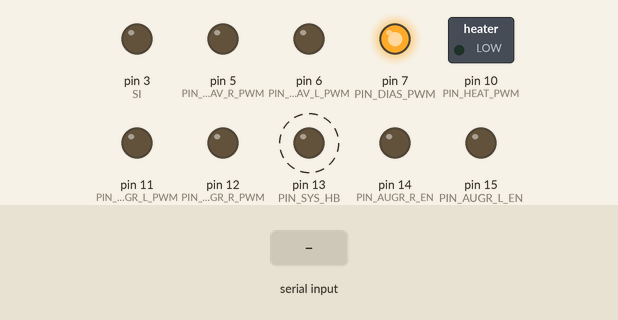
Recording of a sketch running on a simulated Arduino Mega 2560, built with avr-gcc and run on an emulated ATmega2560. Shown: switched loads named in the sketch (green lamp = pin HIGH), output pins drawn as LEDs (lit = HIGH). Dashed ring = blinking. The inputs (shaded band) are chosen by the test bench. Pins used as bus, display or sensor lines are not drawn; what the sketch prints to the serial monitor is not drawn.

Above: at 1.2 s.
1.3 s: "dias 1\n" received over Serial
3.5 s: " \n" received over Serial
5.5 s: "colr_spd\n" received over Serial
Timing chart, 0 to 14.5 s (numbered marks = the images above; inputs shaded):
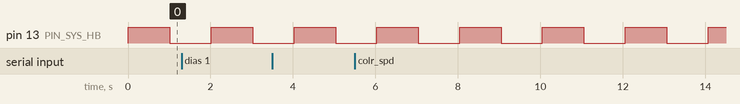

Measured:
- by itself, pin 13 (PIN_SYS_HB): alternates HIGH for 1.0 s and LOW for 1.0 s

The sketch:

recyclo_ard.ino
```cpp
#include "com.h"
#include "coos.h"

#include "augr.h"	// 70
#include "heat.h"	// 40
#include "colr.h"	// 80
#include "pulr.h"	// 10
#include "dias.h"	// 20
#include "trav.h"	// 10
#include "spol.h"	// 10


unsigned long previousMillis = 0;
const long systick_ms = 10;

String command;


void system_start()
{
	trav_start();
}


void system_stop()
{

}


void hb_process()
{
	digitalWrite( PIN_SYS_HB, !digitalRead( PIN_SYS_HB ) );
}


void setup()
{
	pinMode( PIN_SYS_HB, OUTPUT );

	Serial.begin( 115200 );

	coos_init();


	augr_init();
	heat_init();
	colr_init();
	pulr_init();
	dias_init();
	trav_init();
	spol_init();

	coos_task_add( hb_process, 0, 100 );
	coos_task_add( parser_process, 10, 10 );
	//coos_task_add( heat_print_temp, 5, 100 );

	Serial.println( "### system started" );
}


void loop()
{
	unsigned long currentMillis = millis();

	if( currentMillis - previousMillis >= systick_ms )
	{
		previousMillis = currentMillis;
		coos_update();
	}

	coos_dispatch();
}


void parser_process()
{
	if( Serial.available() )
	{
		//Serial.println( "received data" );
		char c = Serial.read();

		if( c == '\n' )
		{
			parser(command);
			command = "";
		}
		else
		{
			command += c;
		}
	}
}


void parser( String com )
{
	String id;
	String val;

	id = com.substring( 0, com.indexOf(" ") );
	val = com.substring( com.indexOf(" ") + 1 );

	if( id.equalsIgnoreCase("dias") )
	{
		//dias_led_set( (uint8_t)val.toInt() );
		Serial.print("rx:dias ");
		Serial.println(val.toInt());
	}
	else if( id.equalsIgnoreCase("trav_spd") )
	{
		trav_set_speed( (uint8_t)val.toInt() );
	}
	else if( id.equalsIgnoreCase("trav_dir") )
	{
		trav_set_direction( (bool)val.toInt() );
	}
	else if( id.equalsIgnoreCase("colr_spd") )
	{
		colr_set_speed( (uint8_t)val.toInt() );
	}
	else
	{
		Serial.println( "non valid command" );
	}
}
```

augr.cpp
```cpp
#include "com.h"

uint8_t augr_speed = 10;
bool augr_direction = DIR_CW;


void augr_init()
{
	pinMode( PIN_AUGR_R_PWM, OUTPUT );
	pinMode( PIN_AUGR_R_EN, OUTPUT );
	pinMode( PIN_AUGR_L_PWM, OUTPUT );
	pinMode( PIN_AUGR_L_EN, OUTPUT );
}


void augr_start()
{
	//analogWrite( PIN_AUGR_PWM, augr_speed );
}


void augr_print_current()
{
	Serial.print( "auger current: " );
	Serial.print( (analogRead(PIN_AUGR_CUR_AIN) / 1024) * 0.00488 );
	Serial.print( " A" );
}


void augr_stop()
{
	//analogWrite( PIN_AUGR_PWM, augr_speed );
}


void augr_set_speed( uint8_t val )
{
	augr_speed = val;
}


void augr_set_direction( bool dir )
{
	augr_direction = dir;
}
```

augr.h
```cpp
#ifndef AUGR_H_
#define AUGR_H_

#include "com.h"

void augr_init();
void augr_start();
void augr_stop();
void augr_set_speed( uint8_t val );
void augr_set_direction( bool dir );
void augr_print_current();


#endif /* AUGR_H_ */
```

colr.cpp
```cpp
#include "com.h"

uint8_t colr_speed = 0;


void colr_init()
{
	pinMode( PIN_COLR_PWM, OUTPUT );
}


void colr_start()
{
	analogWrite( PIN_COLR_PWM, colr_speed );
}


void colr_stop()
{
	analogWrite( PIN_COLR_PWM, 0 );
}


void colr_set_speed( uint8_t speed )
{
	analogWrite( PIN_COLR_PWM, speed );
	Serial.print( "colr speed set to: " );
	Serial.println( speed );
}
```

colr.h
```cpp
#ifndef COLR_H_
#define COLR_H_

#include "com.h"

void colr_init();
void colr_process();
void colr_start();
void colr_stop();
void colr_set_speed( uint8_t speed );


#endif /* COLR_H_ */
```

com.h
```cpp
#ifndef COM_H_
#define COM_H_

#include "stdint.h"
#include "Arduino.h"

#define PIN_SYS_HB 	 	LED_BUILTIN

#define PIN_AUGR_R_PWM	12
#define PIN_AUGR_R_EN	14
#define PIN_AUGR_L_PWM	11
#define PIN_AUGR_L_EN	15
#define PIN_AUGR_CUR_AIN A0

#define PIN_HEAT_PWM 10
#define PIN_HEAT_SDI 50
#define PIN_HEAT_SCS 53
#define PIN_HEAT_SCK 52

#define PIN_COLR_PWM 9

#define PIN_PULR_PWM 8

#define PIN_DIAS_CLK 16
#define PIN_DIAS_SDI 17
#define PIN_DIAS_AIN A1
#define PIN_DIAS_PWM 7

#define PIN_TRAV_L_PWM 6
#define PIN_TRAV_R_PWM 5
#define PIN_TRAV_SW1 19
#define PIN_TRAV_SW2 20

#define PIN_SPOL_PWM 4


#define DIR_CCW 0
#define DIR_CW  1

#endif /* COM_H_ */
```

coos.cpp
```cpp
/******************************************************************************/
/** @file		nl_coos.c
	@date		2015-01-30
    @author		[2013-07-07 DTZ]
*******************************************************************************/
#include "coos.h"

#define COOS_MAX_TASKS			48												// max number of task the COOS should handle (memory size)


typedef struct
{
	void (* pTask)(void);														// pointer to the task
	int32_t countDown;															// delay (ticks) until the function will (next) be run
	int32_t period;																// interval (ticks) between subsequent run
	int32_t run;																	// incremented by the scheduler when task is due to execute
} sTask;

sTask coos_task_array[COOS_MAX_TASKS];											// array for the tasks

volatile int32_t task_overflow = 0;												// signals a task overflow => turn on warning led
volatile int32_t check_task_overflow = 0;
volatile uint8_t sleep = 1;


/******************************************************************************/
/** @brief    	init everything with 0
*******************************************************************************/
void coos_init(void)
{
	uint8_t index;

	for (index = 0; index < COOS_MAX_TASKS; index++)
	{
		coos_task_delete(index);
	}
}


/******************************************************************************/
/** @brief		Function to add tasks to the task list
				- periodic tasks
				- one time tasks
    @param[in]  taskName - name of the task (function) that should be registered
	@param[in]	phase - one time delay in sysTicks to generate a phase (offset)
	@param[in]	period - intervall in sysTicks between repeated execusions of
				the task
				0: execute only once
    @return		taskId - position in the taskArray
				-1: error
*******************************************************************************/
int32_t coos_task_add(void (* task_name)(), uint32_t phase, uint32_t period)
{
	uint8_t index = 0;

	while ((coos_task_array[index].pTask != 0) && (index < COOS_MAX_TASKS))		// check for space in the task array
	{
		index++;
	}

	if (index == COOS_MAX_TASKS)												// is the end of the task list accomplished?
	{
		return -1;																// task list is full: return error
	}

	/* there is a space in the taskArray - add task */
	coos_task_array[index].pTask	 	= task_name;
	coos_task_array[index].countDown = phase+1;
	coos_task_array[index].period 	= period;
	coos_task_array[index].run    	= 0;

	return index;																// so task can be deleted
}


/******************************************************************************/
/** @brief
    @param[in]	taskIndex
    			number of the task (id)
    @return		 0  everything ok
    			-1	error: no task at this location, nothing to delete
*******************************************************************************/
int32_t coos_task_delete(const uint8_t task_index)
{
	if (coos_task_array[task_index].pTask == 0)
	{
		return -1;																// error: no task at this location, nothing to delete
	}
	else
	{
		/* delete task */
		coos_task_array[task_index].pTask  	= 0x0000;
		coos_task_array[task_index].countDown = 0;
		coos_task_array[task_index].period 	= 0;
		coos_task_array[task_index].run 	 	= 0;
		return 0;																// everything ok
	}
}


void COOS_GoToArtificialSleep(void)
{
	while(sleep == 1);
	sleep = 1;
}


/******************************************************************************/
/** @brief    	The dispatcher will run the registered tasks
    @param[]
    @return
*******************************************************************************/
void coos_dispatch(void)
{
	//DBG_Pod(POD_2, ON);															// monitor the duration of the dispatch function

	uint8_t index;

	for (index = 0; index < COOS_MAX_TASKS; index++)							// run the next task (if one is ready)
	{
		if (coos_task_array[index].run > 0)
		{
			(*coos_task_array[index].pTask)();									// run the task
			coos_task_array[index].run--;										// decrease the run flag, so postponed tasks will also be handled

			if (coos_task_array[index].period == 0)								// if one shot task: remove from taskArray
			{
				coos_task_delete(index);
			}
		}
	}

	//DBG_Pod(POD_2, OFF);														// monitor the duration of the dispatch function

	if (task_overflow == 0)														// no task overflow -> everything all right -> goto sleep
	{
		sleep = 1;
		check_task_overflow--;
		//COOS_GoToArtificialSleep();
	}
	else
	{
		task_overflow--; 														// task overflow -> try to catch up -> go an other round
	}
}


/******************************************************************************/
/** @brief    	Calculates when a task is due to run and sets the run flag when
 	 	 	 	it is. It will not execute any taks!!!
	@note		This function must be called every sysTick
*******************************************************************************/
void coos_update(void)
{
	uint8_t index;
	sleep = 0;

#if 1 // check for task overrun
	if (check_task_overflow > 0)
	{
		task_overflow++;															// error: Dispatch() took longer than one time slot
		//DBG_Led_Warning_On();
		//coos_task_add(DBG_Led_Warning_Off, 20000, 0);							// stays on for 2.5 sec
	}
	else
	{
		check_task_overflow++;													// this flag must be reseted by Dispatch() before Dispatch is called again, otherwise: task overflow
	}
#endif

	for (index = 0; index < COOS_MAX_TASKS; index++)							// calculations are made in sysTicks
	{
		if (coos_task_array[index].pTask)										// check for registered task
		{
			coos_task_array[index].countDown--;

			if (coos_task_array[index].countDown <= 0)							// check if task is due to run / <0 for one shot tasks
			{
				coos_task_array[index].run++;									// yes, task is due to run -> increase run-flag
				if (coos_task_array[index].period >= 1)
				{																// schedule periodic task to run again
					coos_task_array[index].countDown = coos_task_array[index].period;
				}
			}
		}
	}
}
```

coos.h
```cpp
#ifndef COOS_H_
#define COOS_H_

#include "com.h"

void 	coos_init(void);
int32_t coos_task_add(void (* task_name)(), uint32_t phase, uint32_t period);
int32_t coos_task_delete(const uint8_t task_index);
void 	coos_dispatch(void);
void	coos_update(void);

#endif
```

dias.cpp
```cpp
#include "dias.h"


int pixel_array[128];
int CLK = 2;
int SI  = 3;
int i   =  0;
int sensorValue = 0;
int led_pin = 5;
double filament_diameter = 0;


void dias_print_diameter()
{
	Serial.print( "filament diameter: " );
	Serial.print( "" );
	Serial.print( "mm" );
}


void dias_led_set( uint8_t brightness )
{
	analogWrite( PIN_DIAS_PWM, brightness );
}


void dias_init()
{
	pinMode( PIN_DIAS_PWM, OUTPUT );
	digitalWrite( PIN_DIAS_PWM, HIGH );
	pinMode( CLK, OUTPUT );
	pinMode( SI, OUTPUT );

	digitalWrite( SI, HIGH );
	digitalWrite( CLK, HIGH );
	digitalWrite( SI, LOW );
	digitalWrite( CLK, LOW );

//   This clocks out indeterminate
//   pixel data from power up.

	for(i = 0; i < 128; i ++)
	{
		digitalWrite( CLK, HIGH );
		digitalWrite( CLK, LOW );
		//bitSet( PORTD, 3);

	}
}


void dias_process()
{
	 // Get value for saturation time.
	sensorValue = analogRead(A0);
	digitalWrite( SI, HIGH );
	digitalWrite( CLK, HIGH );

	//  Starts pixel count.
	digitalWrite( SI, LOW );
	digitalWrite( CLK, LOW );

	for(i = 0; i < 128; i ++)
	{
		delayMicroseconds( sensorValue );  //  saturation time.          //2
		pixel_array[i] = analogRead( A0 ) ;                               //2
		digitalWrite( CLK, HIGH );                                       //    Pixel count
		digitalWrite( CLK, LOW );
	}
}
```

dias.h
```cpp
#ifndef DIAS_H_
#define DIAS_H_

#include "com.h"

void dias_init();
void dias_process();
void dias_led_set( uint8_t brightness );
void dias_print_diameter();


#endif /* DIAS_H_ */
```

fpid.cpp
```cpp
#include "FastPID.h"
#include "com.h"

#define PIN_INPUT     A0
#define PIN_SETPOINT  A1
#define PIN_OUTPUT    9

FastPID myPID(0.1, 0.5, 0, 10, 8, false);

void fpid_process()
{
  analogWrite( PIN_OUTPUT, myPID.step( analogRead(PIN_SETPOINT),
		  	  	  	  	  	  	  	   analogRead(PIN_INPUT) ));
}
```

heat.cpp
```cpp
#include "heat.h"
#include "max6675.h"


const int heat_pwm_pin = 10;

uint16_t heat_temp = 0;

MAX6675 sensor( PIN_HEAT_SCK,
				PIN_HEAT_SCS,
				PIN_HEAT_SDI );


void heat_init()
{
	pinMode( PIN_HEAT_PWM, OUTPUT );
}


void heat_print_temp()
{
	Serial.print( "heater temp: " );
	Serial.print( sensor.readCelsius() );
	Serial.println( " °C" );
}


void heat_start()
{

}


void heat_process()
{
	// PID?
}


void heat_set_temp( uint16_t temp_deg )
{
	if( temp_deg > 300 )
		temp_deg = 300;
	heat_temp = temp_deg;
}
```

heat.h
```cpp
#ifndef HEAT_H_
#define HEAT_H_

#include "com.h"


void heat_init();
void heat_process();
void heat_set_temp( uint16_t temp_deg );
void heat_print_temp();
void heat_start();
void heat_stop();


#endif /* HEAT_H_ */
```

pulr.cpp
```cpp
#include "pulr.h"


void pulr_init()
{

}


void pulr_start()
{

}


void pulr_stop()
{

}
```

pulr.h
```cpp
#ifndef PULR_H_
#define PULR_H_

#include "com.h"


void pulr_init();
void pulr_start();
void pulr_stop();


#endif /* PULR_H_ */
```

spol.cpp
```cpp
#include "spol.h"


void spol_init()
{

}
```

spol.h
```cpp
#ifndef SPOL_H_
#define SPOL_H_

#include "com.h"

void spol_init();
void spol_start();
void spol_stop();
void spol_set_speed( uint8_t speed );


#endif /* SPOL_H_ */
```

trav.cpp
```cpp
#include "trav.h"

uint8_t trav_speed = 0;
bool trav_dir = DIR_CW;

void trav_update();


void trav_init()
{
	pinMode( PIN_TRAV_L_PWM, OUTPUT );
	pinMode( PIN_TRAV_R_PWM, OUTPUT );
}


void trav_start()
{
	trav_update();
}


void trav_stop()
{
	analogWrite( PIN_TRAV_L_PWM, 0 );
	analogWrite( PIN_TRAV_R_PWM, 0 );
}


void trav_update()
{
	if( trav_dir == DIR_CW )
	{
		analogWrite( PIN_TRAV_L_PWM, 0 );
		analogWrite( PIN_TRAV_R_PWM, trav_speed );
	}
	else // DIR_CCW
	{
		analogWrite( PIN_TRAV_R_PWM, 0 );
		analogWrite( PIN_TRAV_L_PWM, trav_speed );
	}
}


void trav_set_direction( bool dir )
{
	trav_dir = dir;
}


void trav_set_speed( uint8_t speed )
{
	trav_speed = speed;
	trav_update();
	Serial.print( "trav speed: " );
	Serial.println( speed );
}
```

trav.h
```cpp
#ifndef TRAV_H_
#define TRAV_H_

#include "com.h"


void trav_init();
void trav_start();
void trav_stop();
void trav_set_speed( uint8_t speed );
void trav_set_direction( bool dir );


#endif /* TRAV_H_ */
```
